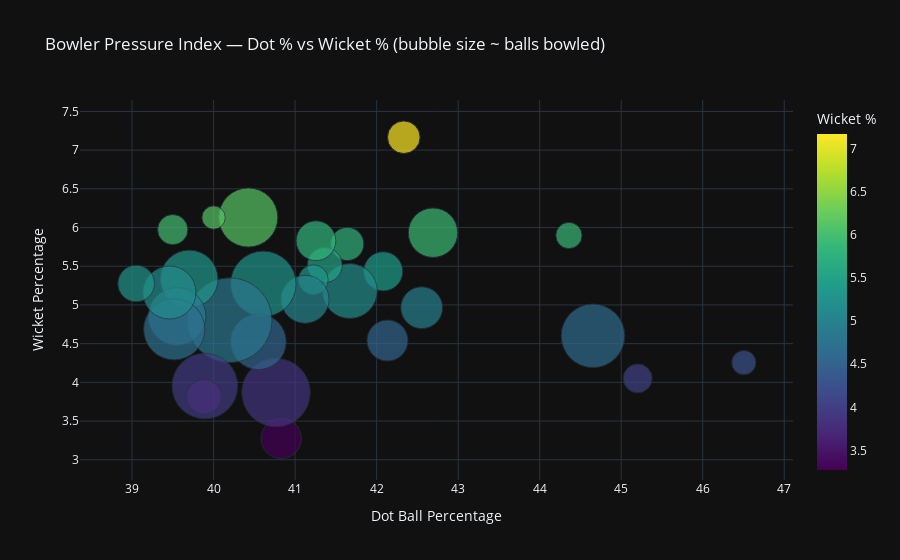

Notebook code cell kept with this figure:
### Markdown cell above
## 2) Bowler Pressure Index

**Goal:** Plot dot-ball percentage against wicket percentage to find bowlers who build pressure (high dot %) and also convert it to wickets.

### Code cell
import pandas as pd
import plotly.express as px

# -------------------------
# Bowler Pressure Index
# -------------------------
df['is_dot'] = df['total_runs'] == 0

bowler_stats = df.groupby('bowler').agg(
    balls=('ball','count'),
    dots=('is_dot','sum'),
    wickets=('is_wicket','sum')
).reset_index()

bowler_stats['dot_pct'] = bowler_stats['dots'] / bowler_stats['balls'] * 100
bowler_stats['wicket_pct'] = bowler_stats['wickets'] / bowler_stats['balls'] * 100

# Filter regular bowlers
regular = bowler_stats[bowler_stats['balls'] >= 300].sort_values('dot_pct', ascending=False).head(30)

# -------------------------
# Interactive Scatter Plot
# -------------------------
fig = px.scatter(
    regular,
    x='dot_pct',
    y='wicket_pct',
    size='balls',                     # size of bubble ~ balls bowled
    color='wicket_pct',               # color = wicket percentage
    hover_name='bowler',              # shows bowler name on hover
    size_max=60,
    color_continuous_scale='Viridis',
    title='Bowler Pressure Index — Dot % vs Wicket % (bubble size ~ balls bowled)',
    labels={'dot_pct':'Dot Ball %', 'wicket_pct':'Wicket %'}
)

fig.update_layout(
    xaxis=dict(title='Dot Ball Percentage'),
    yaxis=dict(title='Wicket Percentage'),
    template='plotly_dark'
)

fig.show()

### Figure 1 — Plotly figure (JSON) as saved in the notebook; plotly's stock layout.template omitted (floating-point values rounded to 4 significant figures)
{"data": [{"hovertemplate": "<b>%{hovertext}</b><br><br>Dot Ball %=%{x}<br>Wicket %=%{marker.color}<br>balls=%{marker.size}<extra></extra>", "hovertext": ["GD McGrath", "IC Pandey", "DW Steyn", "BW Hilfenhaus", "MM Patel", "JC Archer", "DE Bollinger", "S Sreesanth", "RJ Harris", "M Morkel", "JR Hazlewood", "DP Nannes", "NM Coulter-Nile", "Mohsin Khan", "MG Johnson", "B Lee", "P Kumar", "TA Boult", "DL Chahar", "A Nehra", "B Kumar", "AD Mascarenhas", "I Sharma", "Navdeep Saini", "RP Singh", "DS Kulkarni", "IK Pathan", "Umran Malik", "AB Dinda", "WD Parnell"], "legendgroup": "", "marker": {"color": [4.255, 4.051, 4.601, 5.897, 5.933, 4.965, 7.167, 4.541, 5.434, 5.18, 5.788, 5.515, 5.83, 5.325, 5.073, 3.275, 3.868, 5.272, 4.525, 6.13, 4.803, 6.129, 3.952, 3.812, 5.336, 4.851, 4.685, 5.973, 5.16, 5.277], "coloraxis": "coloraxis", "size": [329, 469, 2282, 390, 1382, 987, 600, 947, 865, 1699, 622, 689, 892, 507, 1301, 916, 2637, 2428, 1746, 1974, 4060, 310, 2429, 682, 1874, 1876, 2113, 519, 1589, 758], "sizemode": "area", "sizeref": 1.128, "symbol": "circle"}, "mode": "markers", "name": "", "orientation": "v", "showlegend": false, "type": "scatter", "x": [46.5, 45.2, 44.65, 44.36, 42.69, 42.55, 42.33, 42.13, 42.08, 41.67, 41.64, 41.36, 41.26, 41.22, 41.12, 40.83, 40.77, 40.61, 40.55, 40.43, 40.2, 40.0, 39.89, 39.88, 39.7, 39.55, 39.52, 39.5, 39.46, 39.05], "xaxis": "x", "y": [4.255, 4.051, 4.601, 5.897, 5.933, 4.965, 7.167, 4.541, 5.434, 5.18, 5.788, 5.515, 5.83, 5.325, 5.073, 3.275, 3.868, 5.272, 4.525, 6.13, 4.803, 6.129, 3.952, 3.812, 5.336, 4.851, 4.685, 5.973, 5.16, 5.277], "yaxis": "y"}], "layout": {"coloraxis": {"colorbar": {"title": {"text": "Wicket %"}}, "colorscale": [[0, "#440154"], [0.1111, "#482878"], [0.2222, "#3e4989"], [0.3333, "#31688e"], [0.4444, "#26828e"], [0.5556, "#1f9e89"], [0.6667, "#35b779"], [0.7778, "#6ece58"], [0.8889, "#b5de2b"], [1, "#fde725"]]}, "legend": {"itemsizing": "constant", "tracegroupgap": 0}, "title": {"text": "Bowler Pressure Index — Dot % vs Wicket % (bubble size ~ balls bowled)"}, "xaxis": {"anchor": "y", "domain": [0, 1], "title": {"text": "Dot Ball Percentage"}}, "yaxis": {"anchor": "x", "domain": [0, 1], "title": {"text": "Wicket Percentage"}}}}
